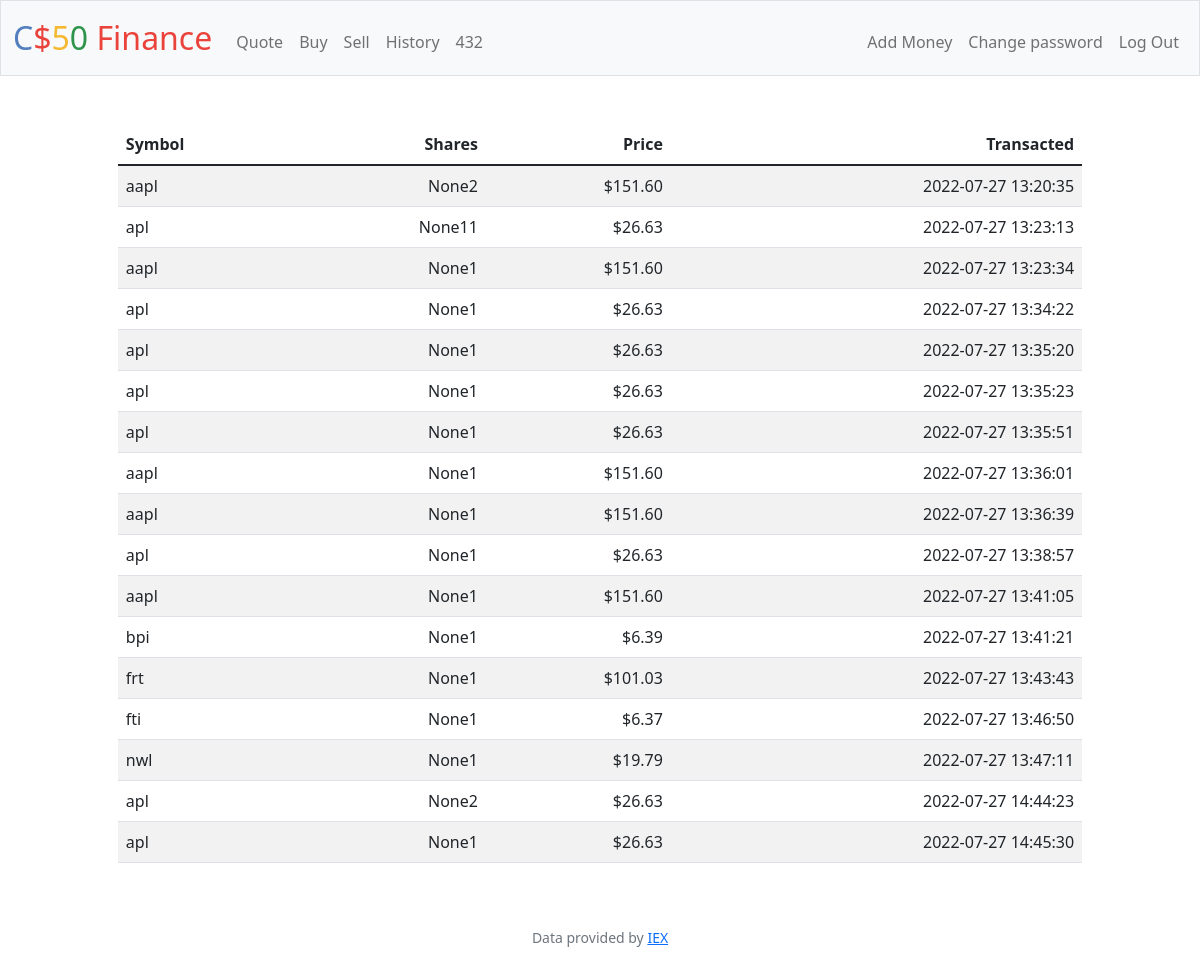
Page /history (signed in) on the committed database.
### tables this page shows
CREATE TABLE history (id INTEGER NOT NULL, user_id_hst INTEGER NOT NULL, symbol_hst TEXT NOT NULL, name_hst TEXT, shares_hst INTEGER NOT NULL, price_hst INTEGER NOT NULL, date TEXT NOT NULL, type text, PRIMARY KEY(id), FOREIGN KEY(user_id_hst) REFERENCES users(id));

### app.py (the view)
@app.route("/history")
@login_required
def history():
    history = db.execute("SELECT * FROM history WHERE user_id_hst = ?", session["user_id"])
    return render_template("history.html", history = history)

### app.py (called while the page is built)
@app.after_request
def after_request(response):
    response.headers["Cache-Control"] = "no-cache, no-store, must-revalidate"
    response.headers["Expires"] = 0
    response.headers["Pragma"] = "no-cache"
    return response

### helpers.py (called while the page is built)
def login_required(f):
    @wraps(f)
    def decorated_function(*args, **kwargs):
        if session.get("user_id") is None:
            return redirect("/login")
        return f(*args, **kwargs)
    return decorated_function

### templates/history.html (shortened to what this page needs)
{% extends "layout.html" %}
{% block main %}
    <table class="table table-striped"  style="margin:auto; width: 82%; text-align:right">
        <thead>
            <tr>
                <th style="text-align:left">Symbol</th>
                <th>Shares</th>
                <th>Price</th>
                <th>Transacted</th>
            </tr>
        </thead>
        <tbody>
            <tr> {% for name in history %}
                <td style="text-align:left">{{ name.symbol_hst }} </td>
                <td>{{ name.type }}{{ name.shares_hst }}</td>
                <td>{{ name.price_hst }}</td>
                <td>{{ name.date }}</td>
            </tr>{% endfor %}
        </tbody>
    </table>
{% endblock %}

### rows in the picture
history: symbol_hst "aapl", type "None", shares_hst "2", price_hst "$151.60", date "2022-07-27 13:20:35"
history: symbol_hst "apl", type "None", shares_hst "11", price_hst "$26.63", date "2022-07-27 13:23:13"
history: symbol_hst "aapl", type "None", shares_hst "1", price_hst "$151.60", date "2022-07-27 13:23:34"
history: symbol_hst "apl", type "None", shares_hst "1", price_hst "$26.63", date "2022-07-27 13:34:22"
history: symbol_hst "apl", type "None", shares_hst "1", price_hst "$26.63", date "2022-07-27 13:35:20"
history: symbol_hst "apl", type "None", shares_hst "1", price_hst "$26.63", date "2022-07-27 13:35:23"
history: symbol_hst "apl", type "None", shares_hst "1", price_hst "$26.63", date "2022-07-27 13:35:51"
history: symbol_hst "aapl", type "None", shares_hst "1", price_hst "$151.60", date "2022-07-27 13:36:01"
history: symbol_hst "aapl", type "None", shares_hst "1", price_hst "$151.60", date "2022-07-27 13:36:39"
history: symbol_hst "apl", type "None", shares_hst "1", price_hst "$26.63", date "2022-07-27 13:38:57"
history: symbol_hst "aapl", type "None", shares_hst "1", price_hst "$151.60", date "2022-07-27 13:41:05"
history: symbol_hst "bpi", type "None", shares_hst "1", price_hst "$6.39", date "2022-07-27 13:41:21"
history: symbol_hst "frt", type "None", shares_hst "1", price_hst "$101.03", date "2022-07-27 13:43:43"
history: symbol_hst "fti", type "None", shares_hst "1", price_hst "$6.37", date "2022-07-27 13:46:50"
history: symbol_hst "nwl", type "None", shares_hst "1", price_hst "$19.79", date "2022-07-27 13:47:11"
history: symbol_hst "apl", type "None", shares_hst "2", price_hst "$26.63", date "2022-07-27 14:44:23"
history: symbol_hst "apl", type "None", shares_hst "1", price_hst "$26.63", date "2022-07-27 14:45:30"

### other values in the picture
{{ session["user_name"] }} "432"
